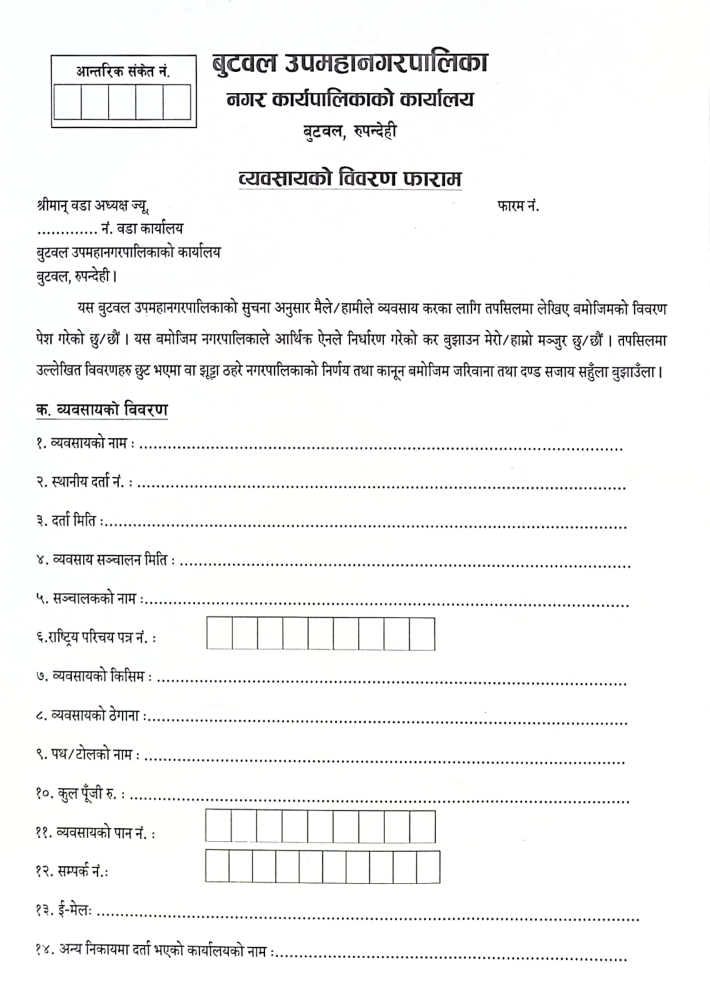
#> input picture app/templates/business_front.jpg, 2129 x 3000 px, found by its file name (shown at 1/3 size)
$ python measure_bbox_v2.py
#> lines starting #> are read from the running program, lines starting #| are printed output that depends on the picture; after the words box and inside, x2 and y2 are one past the last pixel; in counts of white or black regions, pixels touching at a corner belong together
import cv2
import numpy as np

image_path = 'app/templates/business_front.jpg'
original = cv2.imread(image_path)
#> original is the input picture: shape (3000, 2129, 3); mean B, G, R 244.5, 244.9, 244.7

zoom = 0.5
offset_x, offset_y = 0, 0
measurements = []
measuring = False
panning = False
start_point = None
current_pos = None

def get_view():
    h, w = original.shape[:2]
#> h = 3000; w = 2129
    resized = cv2.resize(original, (int(w*zoom), int(h*zoom)))
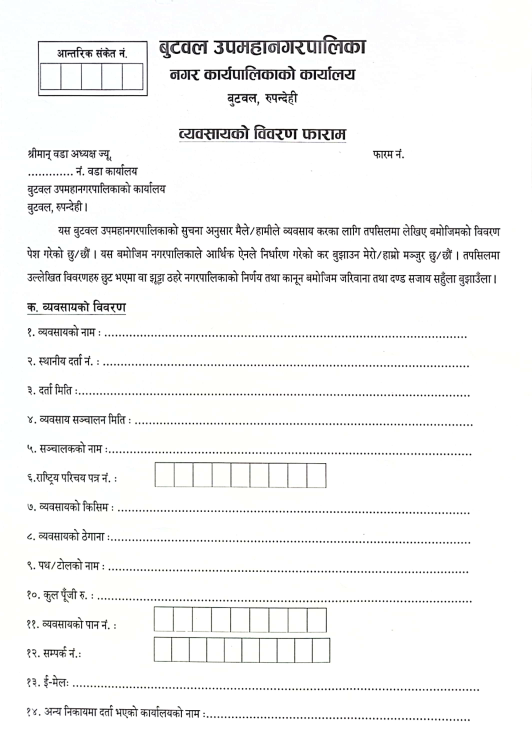
#> resized: shape (1500, 1064, 3) (shown at 1/2 size); mean B, G, R 244.5, 244.9, 244.7
    canvas = np.ones((900, 1400, 3), dtype=np.uint8) * 50

    y1, x1 = max(0, -offset_y), max(0, -offset_x)
    y2 = min(resized.shape[0], canvas.shape[0] - offset_y)
#> y2 = 900
    x2 = min(resized.shape[1], canvas.shape[1] - offset_x)
#> x2 = 1064

    cy1, cx1 = max(0, offset_y), max(0, offset_x)
    cy2, cx2 = cy1 + (y2-y1), cx1 + (x2-x1)
#> cy2 = 900; cx2 = 1064

    canvas[cy1:cy2, cx1:cx2] = resized[y1:y2, x1:x2]
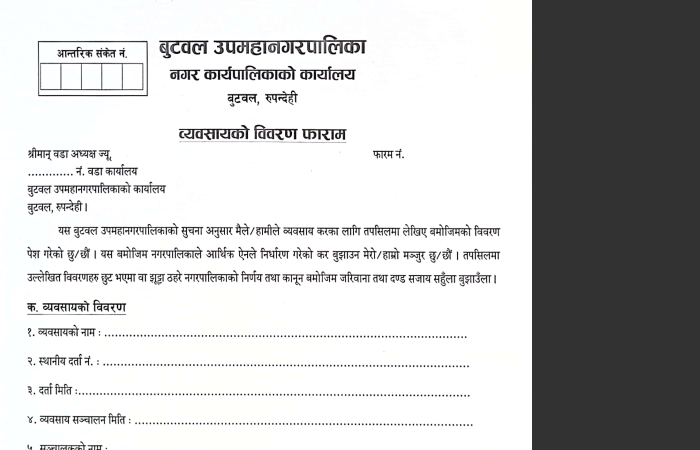
#> canvas: shape (900, 1400, 3) (shown at 1/2 size); mean B, G, R 196.3, 196.4, 196.3
    return canvas

def screen_to_img(x, y):
    return int((x - offset_x) / zoom), int((y - offset_y) / zoom)

# [42 lines left out: function mouse, not called in this run]

cv2.namedWindow('Measure')
cv2.setMouseCallback('Measure', mouse)

print("\n" + "="*70)
print("SIMPLE CONTROLS:")
print("  Press 'p' = Toggle PAN mode ON/OFF")
print("  Press 'm' = Toggle MEASURE mode ON/OFF")
print("")
print("  When PAN mode: Left-click & drag to move image")
print("  When MEASURE mode: Left-click & drag to measure field")
print("")
print("  + / - = Zoom")
print("  0 = Reset")
print("  r = Clear")
print("  q = Quit")
print("="*70)
print("\nStarting in MEASURE mode\n")

while True:
    display = get_view()

    # Draw saved boxes
    for i, (tx,ty,tw,th) in enumerate(measurements):
        x = int(tx * original.shape[1] / 847 * zoom + offset_x)
        y = int(ty * original.shape[0] / 1197 * zoom + offset_y)
        w = int(tw * original.shape[1] / 847 * zoom)
        h = int(th * original.shape[0] / 1197 * zoom)
        cv2.rectangle(display, (x,y), (x+w,y+h), (0,255,0), 3)
        cv2.putText(display, f"#{i+1}", (x,y-5),
                   cv2.FONT_HERSHEY_SIMPLEX, 0.6, (0,255,0), 2)

    # Draw current measurement
    if measuring and start_point and current_pos:
        ix, iy = screen_to_img(*current_pos)
        sx1 = int(start_point[0] * zoom + offset_x)
        sy1 = int(start_point[1] * zoom + offset_y)
        sx2 = int(ix * zoom + offset_x)
        sy2 = int(iy * zoom + offset_y)
        cv2.rectangle(display, (sx1,sy1), (sx2,sy2), (0,0,255), 2)

    # Status bar
    mode_text = "PAN" if panning else "MEASURE"
    color = (255,100,100) if panning else (100,255,100)
    status = f"Mode: {mode_text} | Zoom: {zoom:.1f}x | Fields: {len(measurements)}"
    cv2.putText(display, status, (10,30),
               cv2.FONT_HERSHEY_SIMPLEX, 0.8, color, 2)
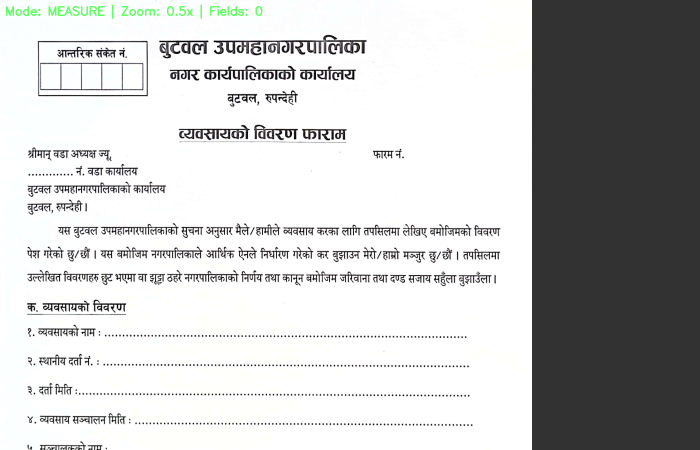
#> display: shape (900, 1400, 3) (shown at 1/2 size); 0.27% of pixels changed, all inside (x1, y1, x2, y2) = (12, 9, 525, 38)
    cv2.putText(display, "Press 'p' for PAN, 'm' for MEASURE", (10,60),
               cv2.FONT_HERSHEY_SIMPLEX, 0.6, (255,255,255), 1)
#> display: shape (900, 1400, 3); 0.05% of pixels changed, all inside (x1, y1, x2, y2) = (12, 47, 349, 65)

    cv2.imshow('Measure', display)
    key = cv2.waitKey(10) & 0xFF
#> (key q is pressed here)

    if key == ord('p'):
        panning = True
        measuring = False
        print("→ PAN MODE (press 'm' to measure)")
    elif key == ord('m'):
        panning = False
        measuring = False
        print("→ MEASURE MODE (click & drag)")
    elif key == ord('+') or key == ord('='):
        zoom = min(2.0, zoom + 0.1)
    elif key == ord('-'):
        zoom = max(0.2, zoom - 0.1)
    elif key == ord('0'):
        zoom, offset_x, offset_y = 0.5, 0, 0
    elif key == ord('r'):
        measurements = []
        print("Cleared")
    elif key == ord('q'):
        break

cv2.destroyAllWindows()

if measurements:
    print("\n" + "="*70)
    print("COPY TO JSON:")
    print("="*70)
    for i, bbox in enumerate(measurements):
        print(f'  "px": {bbox},  // Field {i+1}')
    print("="*70)

$ run again, with app/templates/business_back.jpg copied over app/templates/business_front.jpg
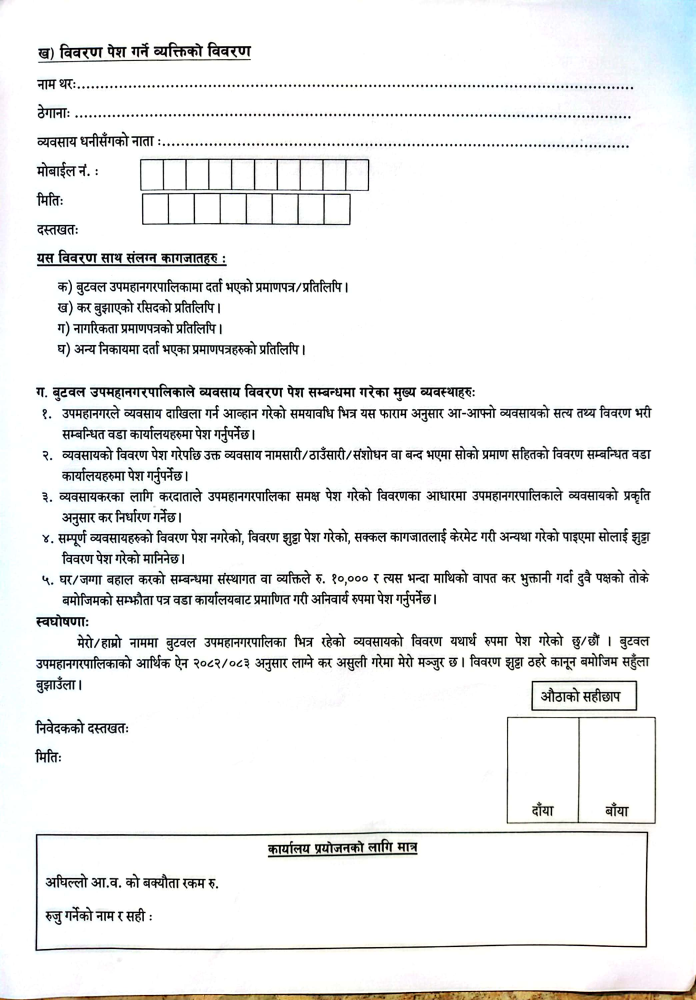
#> input picture app/templates/business_back.jpg, 2086 x 3000 px, found by its file name (shown at 1/3 size)
#> original is the input picture: shape (3000, 2086, 3); mean B, G, R 238.2, 238.5, 237.9
#> in get_view, `resized = cv2.resize(original, (int(w*zoom), int(h*zoom)))`:
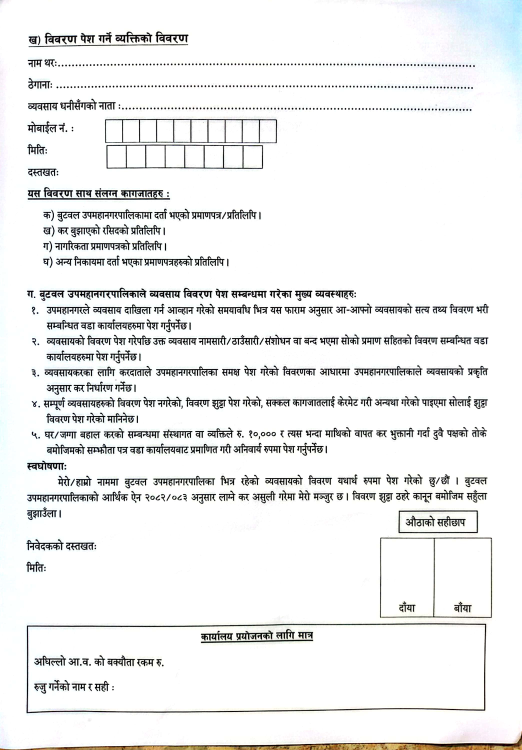
#> resized: shape (1500, 1043, 3) (shown at 1/2 size); mean B, G, R 238.3, 238.5, 237.9
#> `cv2.putText(display, status, (10,30), cv2.FONT_HERSHEY_SIMPLEX, 0.8, c..`:
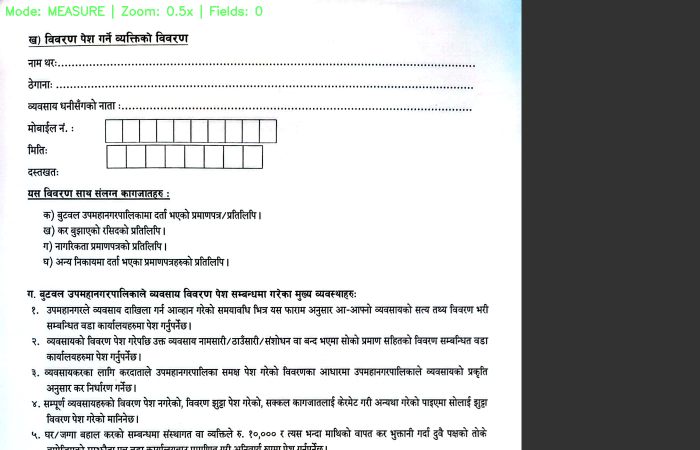
#> display: shape (900, 1400, 3) (shown at 1/2 size); mean B, G, R 189.2, 189.3, 188
